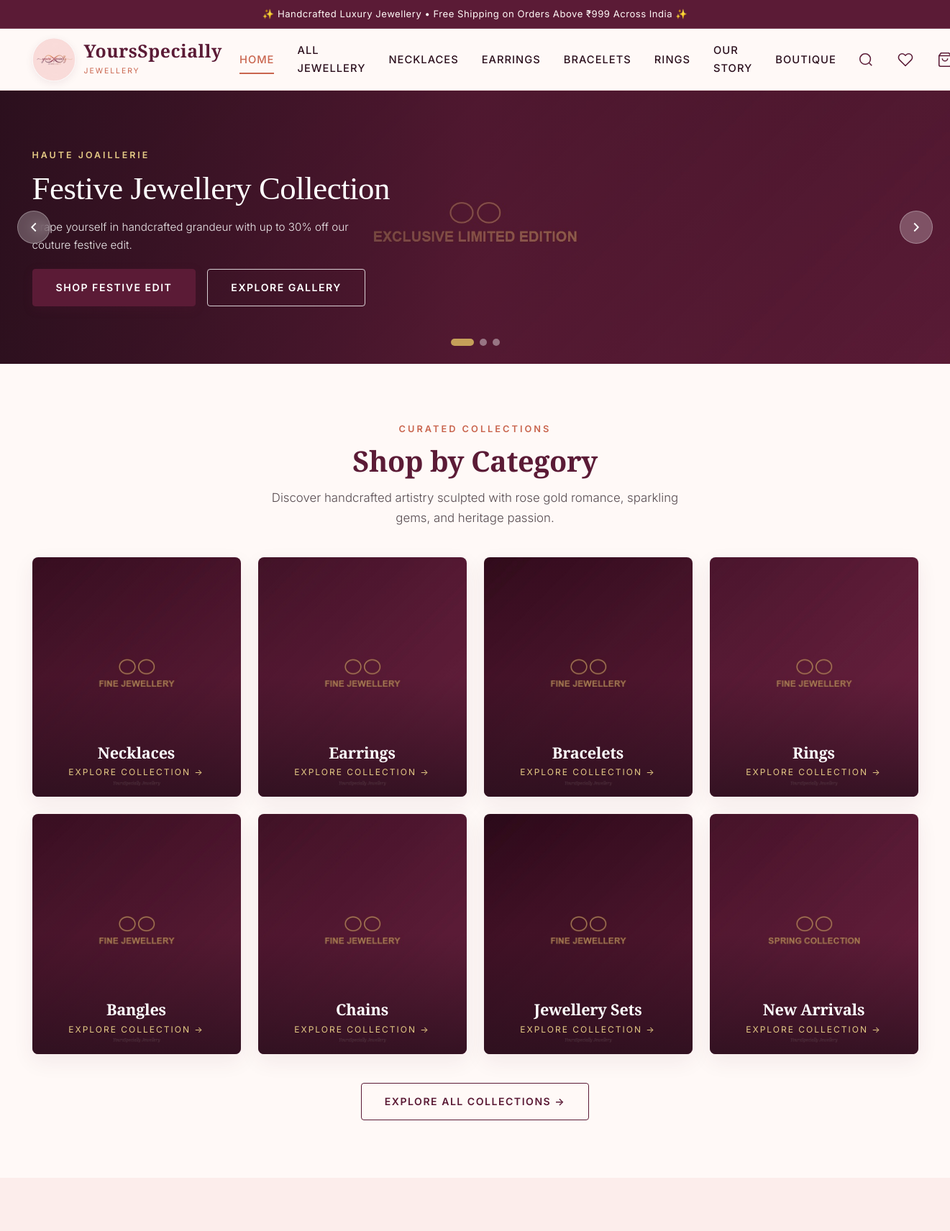
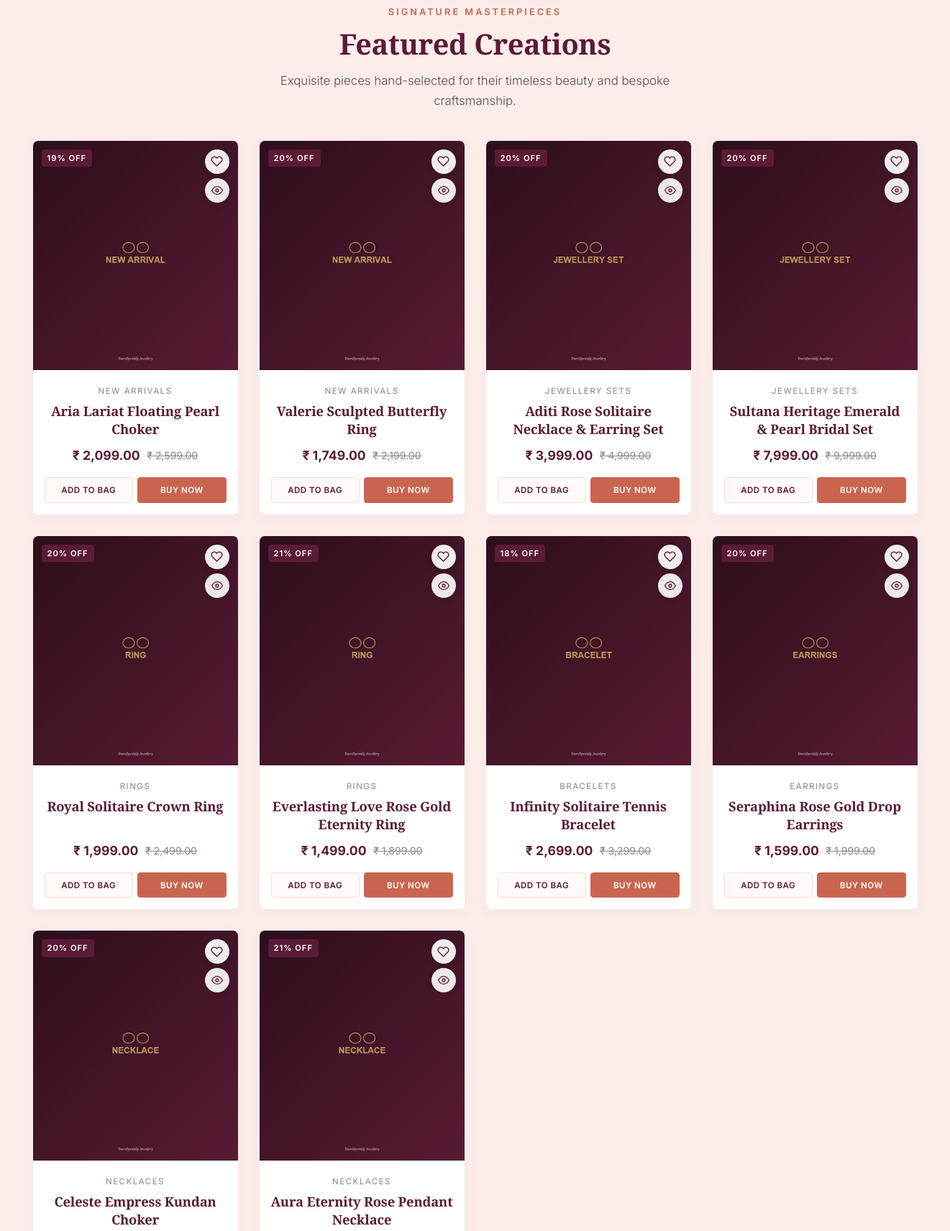
The page / (upper part) on the database its author committed (2 pictures, top to bottom).
### tables this page shows
CREATE TABLE IF NOT EXISTS `categories` (
  `id` INT UNSIGNED NOT NULL AUTO_INCREMENT,
  `name` VARCHAR(100) NOT NULL,
  `slug` VARCHAR(120) NOT NULL UNIQUE,
  `description` TEXT DEFAULT NULL,
  `image` VARCHAR(255) DEFAULT NULL,
  `status` TINYINT(1) NOT NULL DEFAULT 1,
  `display_order` INT NOT NULL DEFAULT 0,
  `created_at` TIMESTAMP DEFAULT CURRENT_TIMESTAMP,
  PRIMARY KEY (`id`),
  INDEX `idx_cat_slug` (`slug`),
  INDEX `idx_cat_status` (`status`),
  INDEX `idx_cat_order` (`status`, `display_order`, `id`)
);

CREATE TABLE IF NOT EXISTS `banners` (
  `id` INT UNSIGNED NOT NULL AUTO_INCREMENT,
  `title` VARCHAR(200) NOT NULL,
  `subtitle` VARCHAR(255) DEFAULT NULL,
  `image` VARCHAR(255) NOT NULL,
  `button_text` VARCHAR(60) DEFAULT 'Shop Now',
  `button_link` VARCHAR(255) DEFAULT 'products.php',
  `status` TINYINT(1) NOT NULL DEFAULT 1,
  `start_date` DATE DEFAULT NULL,
  `end_date` DATE DEFAULT NULL,
  `sort_order` INT NOT NULL DEFAULT 0,
  `created_at` TIMESTAMP DEFAULT CURRENT_TIMESTAMP,
  PRIMARY KEY (`id`),
  INDEX `idx_banner_status` (`status`),
  INDEX `idx_banner_sort` (`sort_order`)
);

CREATE TABLE IF NOT EXISTS `products` (
  `id` INT UNSIGNED NOT NULL AUTO_INCREMENT,
  `category_id` INT UNSIGNED NOT NULL,
  `name` VARCHAR(200) NOT NULL,
  `slug` VARCHAR(220) NOT NULL UNIQUE,
  `description` LONGTEXT DEFAULT NULL,
  `price` DECIMAL(10,2) NOT NULL,
  `sale_price` DECIMAL(10,2) DEFAULT NULL,
  `stock` INT NOT NULL DEFAULT 0,
  `sku` VARCHAR(50) NOT NULL UNIQUE,
  `main_image` VARCHAR(255) DEFAULT NULL,
  `status` TINYINT(1) NOT NULL DEFAULT 1,
  `featured` TINYINT(1) NOT NULL DEFAULT 0,
  `is_new_arrival` TINYINT(1) NOT NULL DEFAULT 0,
  `display_order` INT NOT NULL DEFAULT 0,
  `created_at` TIMESTAMP DEFAULT CURRENT_TIMESTAMP,
  `updated_at` TIMESTAMP DEFAULT CURRENT_TIMESTAMP ON UPDATE CURRENT_TIMESTAMP,
  PRIMARY KEY (`id`),
  INDEX `idx_prod_cat` (`category_id`),
  INDEX `idx_prod_slug` (`slug`),
  INDEX `idx_prod_sku` (`sku`),
  INDEX `idx_prod_status` (`status`),
  INDEX `idx_prod_featured` (`featured`),
  INDEX `idx_prod_new` (`status`, `is_new_arrival`, `display_order`),
  INDEX `idx_prod_order` (`status`, `display_order`, `id`),
  CONSTRAINT `fk_products_category` FOREIGN KEY (`category_id`) REFERENCES `categories` (`id`) ON DELETE CASCADE
);

### index.php (the view, shortened to what the rows shown need)
<?php
require_once __DIR__ . '/config/config.php';
try {
    $db = getDBConnection();
    $today = date('Y-m-d');
    $bannerStmt = $db->prepare("SELECT * FROM banners WHERE status = 1 AND (start_date IS NULL OR start_date <= ?) AND (end_date IS NULL OR end_date >= ?) ORDER BY sort_order ASC, id DESC");
    $bannerStmt->execute([$today, $today]);
    $banners = $bannerStmt->fetchAll();
    $catStmt = $db->query("SELECT * FROM categories WHERE status = 1 ORDER BY display_order ASC, id ASC");
    $categories = $catStmt->fetchAll();
    $featuredStmt = $db->query("SELECT p.*, c.name AS category_name FROM products p LEFT JOIN categories c ON p.category_id = c.id WHERE p.featured = 1 AND p.status = 1 ORDER BY p.display_order ASC, p.id DESC");
    $featuredProducts = $featuredStmt->fetchAll();
} catch (Exception $e) {
    error_log("Homepage query error: " . $e->getMessage());
    $banners = [];
    $categories = [];
    $featuredProducts = [];
    $newArrivals = [];
    $bestSellers = [];
}
require_once __DIR__ . '/includes/header.php';
?>
<section class="hero-slider-container" aria-label="Hero Promotional Carousel">
    <div class="hero-slider">
        <?php foreach ($banners as $idx => $banner): ?>
            <div class="hero-slide <?= ($idx === 0) ? 'active' : '' ?>" style="background-image: url('<?= BASE_URL . e($banner['image']) ?>');">
                <div class="hero-slide-overlay"></div>
                <div class="container" style="position: relative; z-index: 2;">
                    <div class="hero-content">
                        <span class="hero-eyebrow">Haute Joaillerie</span>
                        <h1 class="hero-title"><?= e($banner['title']) ?></h1>
                        <?php if (!empty($banner['subtitle'])): ?>
                            <p class="hero-subtitle"><?= e($banner['subtitle']) ?></p>
                        <?php endif; ?>
                        <div class="hero-btn-group">
                            <a href="<?= BASE_URL . e($banner['button_link'] ?: 'products.php') ?>" class="btn btn-primary">
                                <?= e($banner['button_text'] ?: 'Shop Now') ?>
                            </a>
                            <a href="<?= BASE_URL ?>products.php" class="btn btn-outline-white">Explore Gallery</a>
                        </div>
                    </div>
                </div>
            </div>
        <?php endforeach; ?>
    </div>
    <?php if (count($banners) > 1): ?>
        <div class="slider-dots">
            <?php foreach ($banners as $idx => $b): ?>
                <div class="slider-dot <?= ($idx === 0) ? 'active' : '' ?>" data-index="<?= $idx ?>"></div>
            <?php endforeach; ?>
        </div>
    <?php endif; ?>
</section>
<section class="section-padding">
    <div class="container">
        <div class="text-center">
            <h2 class="section-title">Shop by Category</h2>
        </div>
        <?php if (!empty($categories)): ?>
            <div class="category-grid">
                <?php foreach ($categories as $cat): ?>
                    <a href="<?= BASE_URL ?>products.php?category=<?= urlencode($cat['slug']) ?>" class="category-card">
                        <div class="category-img-box">
                            <img src="<?= BASE_URL . e($cat['image'] ?: 'assets/images/cat-necklaces.jpg') ?>" alt="<?= e($cat['name']) ?>" loading="lazy">
                            <div class="category-overlay">
                                <h3 class="category-title"><?= e($cat['name']) ?></h3>
                                <span class="category-explore">Explore Collection &rarr;</span>
                            </div>
                        </div>
                    </a>
                <?php endforeach; ?>
            </div>
        <?php else: ?>
            <div style="text-align: center; padding: 2rem; color: var(--text-muted);">
                <p>New curated collections are being forged in our atelier.</p>
            </div>
        <?php endif; ?>
    </div>
</section>
<?php if (!empty($featuredProducts)): ?>
<section class="section-padding" style="background: var(--bg-blush-light);">
    <div class="container">
        <div class="text-center">
            <h2 class="section-title">Featured Creations</h2>
        </div>
        <div class="product-grid">
            <?php foreach ($featuredProducts as $prod):
                $hasDiscount = !empty($prod['sale_price']) && $prod['sale_price'] < $prod['price'];
                $discountPercent = $hasDiscount ? round((($prod['price'] - $prod['sale_price']) / $prod['price']) * 100) : 0;
            ?>
                <div class="product-card">
                    <div class="product-thumb-wrap">
                        <a href="<?= BASE_URL ?>product.php?slug=<?= urlencode($prod['slug']) ?>">
                            <img src="<?= BASE_URL . e($prod['main_image'] ?: 'assets/images/prod-neck-1.jpg') ?>" alt="<?= e($prod['name']) ?>" class="product-thumb" loading="lazy">
                        </a>
                        <?php if ($hasDiscount): ?>
                            <span class="product-badge badge-discount"><?= $discountPercent ?>% OFF</span>
                        <?php elseif (!empty($prod['featured'])): ?>
                            <span class="product-badge">Featured</span>
                        <?php endif; ?>
                        <div class="product-actions-floating">
                            <button type="button" class="wishlist-toggle-btn"
                                    data-product-id="<?= $prod['id'] ?>"
                                    data-name="<?= e($prod['name']) ?>"
                                    data-slug="<?= e($prod['slug']) ?>"
                                    data-price="<?= e($prod['price']) ?>"
                                    data-sale-price="<?= e($prod['sale_price'] ?? '') ?>"
                                    data-image="<?= e($prod['main_image'] ?: 'assets/images/prod-neck-1.jpg') ?>"
                                    data-sku="<?= e($prod['sku']) ?>"
                                    data-in-stock="<?= ($prod['stock'] > 0) ? '1' : '0' ?>"
                                    title="Save to Wishlist" aria-label="Save to Wishlist">
                                <svg viewBox="0 0 24 24" width="16" height="16" stroke-width="2">
                                    <path d="M20.84 4.61a5.5 5.5 0 0 0-7.78 0L12 5.67l-1.06-1.06a5.5 5.5 0 0 0-7.78 7.78l1.06 1.06L12 21.23l7.78-7.78 1.06-1.06a5.5 5.5 0 0 0 0-7.78z"></path>
                                </svg>
                            </button>
                            <a href="<?= BASE_URL ?>product.php?slug=<?= urlencode($prod['slug']) ?>" class="floating-action-btn" title="Quick View">
                                <svg viewBox="0 0 24 24" width="16" height="16" fill="none" stroke="currentColor" stroke-width="2">
                                    <path d="M1 12s4-8 11-8 11 8 11 8-4 8-11 8-11-8-11-8z"></path>
                                    <circle cx="12" cy="12" r="3"></circle>
                                </svg>
                            </a>
                        </div>
                    </div>
                    <div class="product-info">
                        <span class="product-category-name"><?= e($prod['category_name'] ?? 'Jewellery') ?></span>
                        <h4 class="product-title">
                            <a href="<?= BASE_URL ?>product.php?slug=<?= urlencode($prod['slug']) ?>"><?= e($prod['name']) ?></a>
                        </h4>
                        <div class="product-price-box">
                            <?php if ($hasDiscount): ?>
                                <span class="price-current"><?= formatPrice($prod['sale_price']) ?></span>
                                <span class="price-original"><?= formatPrice($prod['price']) ?></span>
                            <?php else: ?>
                                <span class="price-current"><?= formatPrice($prod['price']) ?></span>
                            <?php endif; ?>
                        </div>
                        <div class="product-card-footer">
                            <?php if ((int)$prod['stock'] > 0): ?>
                                <button type="button" class="btn-add-cart ajax-add-to-cart" data-product-id="<?= $prod['id'] ?>">Add to Bag</button>
                                <button type="button" class="btn-buy-now" data-product-id="<?= $prod['id'] ?>" onclick="buyNow(<?= $prod['id'] ?>)">Buy Now</button>
                            <?php else: ?>
                                <span class="btn-out-of-stock">Sold Out</span>
                            <?php endif; ?>
                        </div>
                    </div>
                </div>
            <?php endforeach; ?>
        </div>
    </div>
</section>
<?php endif; ?>
<?php require_once __DIR__ . '/includes/footer.php'; ?>

### includes/header.php (shortened to what the rows shown need)
<?php
require_once __DIR__ . '/../config/config.php';
$announcement = getSetting('announcement_bar', '✨ Handcrafted Luxury Jewellery • Free Shipping on Orders Above ₹999 Across India ✨');
$navCategories = [];
try {
    $dbNav = getDBConnection();
    $navCatStmt = $dbNav->query("SELECT id, name, slug FROM categories WHERE status = 1 ORDER BY display_order ASC, id ASC");
    $navCategories = $navCatStmt->fetchAll();
} catch (Exception $e) {
    $navCategories = [];
}
?>
<!DOCTYPE html>
<html lang="en">
<head>
    <?php
    $cssFile = dirname(__DIR__) . '/assets/css/style.css';
    $cssVersion = file_exists($cssFile) ? filemtime($cssFile) : '2.3';
    ?>
    <link rel="stylesheet" href="<?= BASE_URL ?>assets/css/style.css?v=<?= $cssVersion ?>">
</head>
<body>
<header class="site-header">
    <div class="container">
        <div class="header-inner">
            <nav class="main-nav" aria-label="Main Navigation">
                <a href="<?= BASE_URL ?>index.php" class="nav-link <?= (basename($_SERVER['PHP_SELF']) == 'index.php') ? 'active' : '' ?>">Home</a>
                <a href="<?= BASE_URL ?>products.php" class="nav-link <?= (basename($_SERVER['PHP_SELF']) == 'products.php' && empty($_GET['category'])) ? 'active' : '' ?>">All Jewellery</a>
                <?php
                $topNavCats = array_slice($navCategories, 0, 4);
                foreach ($topNavCats as $nCat):
                    $isCatActive = (($_GET['category'] ?? '') === $nCat['slug']);
                ?>
                    <a href="<?= BASE_URL ?>products.php?category=<?= urlencode($nCat['slug']) ?>" class="nav-link <?= $isCatActive ? 'active' : '' ?>">
                        <?= e($nCat['name']) ?>
                    </a>
                <?php endforeach; ?>
                <a href="<?= BASE_URL ?>about.php" class="nav-link <?= (basename($_SERVER['PHP_SELF']) == 'about.php') ? 'active' : '' ?>">Our Story</a>
                <a href="<?= BASE_URL ?>contact.php" class="nav-link <?= (basename($_SERVER['PHP_SELF']) == 'contact.php') ? 'active' : '' ?>">Boutique</a>
            </nav>
        </div>
    </div>
</header>

### rows shown on the page
categories: name "NECKLACES", image (picture), name "Necklaces"
categories: name "EARRINGS", image (picture), name "Earrings"
categories: name "BRACELETS", image (picture), name "Bracelets"
categories: name "RINGS", image (picture), name "Rings"
banners: image (picture), title "Festive Jewellery Collection", subtitle "Drape yourself in handcrafted grandeur with up to 30% off our couture festive edit.", button_text "SHOP FESTIVE EDIT"
categories: image (picture), name "Bangles"
categories: image (picture), name "Chains"
categories: image (picture), name "Jewellery Sets"
categories: image (picture), name "New Arrivals"
products: main_image (picture), discountPercent "19", category.name "NEW ARRIVALS", name "Aria Lariat Floating Pearl Choker", sale_price "₹ 2,099.00", price "₹ 2,599.00"
products: main_image (picture), discountPercent "20", category.name "NEW ARRIVALS", name "Valerie Sculpted Butterfly Ring", sale_price "₹ 1,749.00", price "₹ 2,199.00"
products: main_image (picture), discountPercent "20", category.name "JEWELLERY SETS", name "Aditi Rose Solitaire Necklace & Earring Set", sale_price "₹ 3,999.00", price "₹ 4,999.00"
products: main_image (picture), discountPercent "20", category.name "JEWELLERY SETS", name "Sultana Heritage Emerald & Pearl Bridal Set", sale_price "₹ 7,999.00", price "₹ 9,999.00"
products: main_image (picture), discountPercent "20", category.name "RINGS", name "Royal Solitaire Crown Ring", sale_price "₹ 1,999.00", price "₹ 2,499.00"
products: main_image (picture), discountPercent "21", category.name "RINGS", name "Everlasting Love Rose Gold Eternity Ring", sale_price "₹ 1,499.00", price "₹ 1,899.00"
products: main_image (picture), discountPercent "18", category.name "BRACELETS", name "Infinity Solitaire Tennis Bracelet", sale_price "₹ 2,699.00", price "₹ 3,299.00"
products: main_image (picture), discountPercent "20", category.name "EARRINGS", name "Seraphina Rose Gold Drop Earrings", sale_price "₹ 1,599.00", price "₹ 1,999.00"
products: main_image (picture), discountPercent "20", category.name "NECKLACES", name "Celeste Empress Kundan Choker"
products: main_image (picture), discountPercent "21", category.name "NECKLACES", name "Aura Eternity Rose Pendant Necklace"

### other values the page prints
$announcement "✨ Handcrafted Luxury Jewellery • Free Shipping on Orders Above ₹999 Across India ✨"
